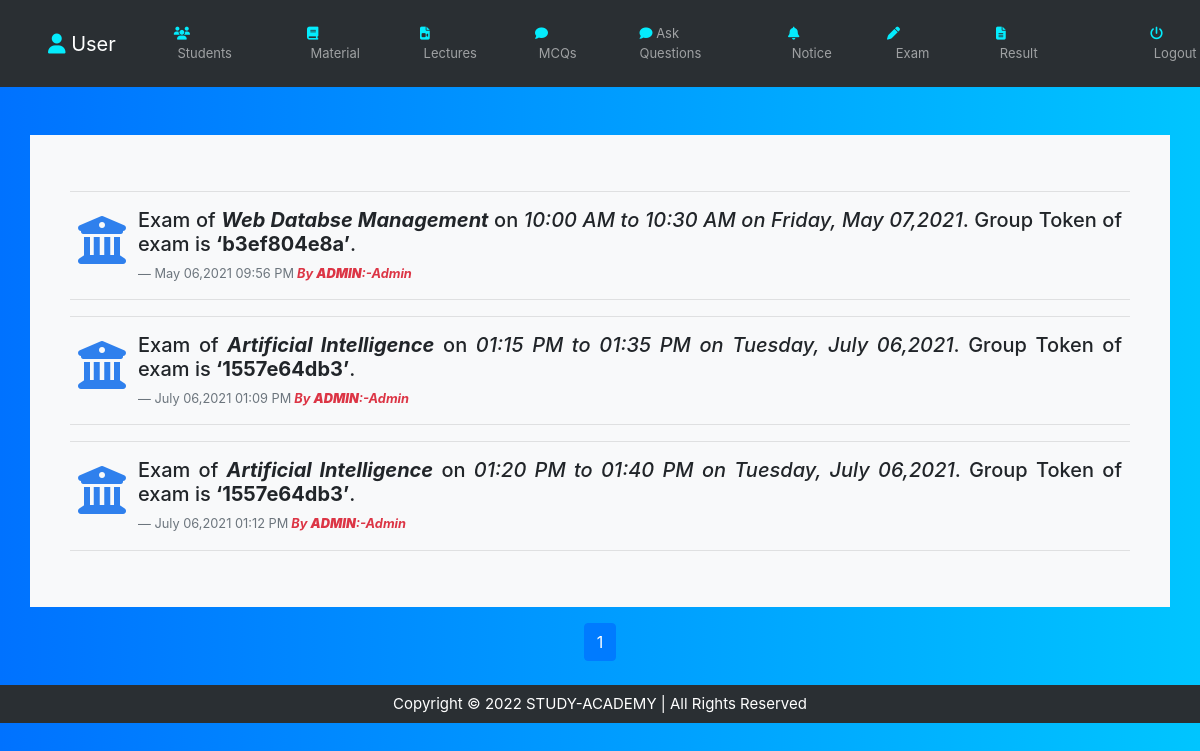
Screenshot of /faculty/notice.php (signed in) with the database file from the repository.
### tables this page shows
CREATE TABLE `notice` (
  `notice_id` int(25) NOT NULL,
  `admin_id` int(25) NOT NULL,
  `d_id` int(25) NOT NULL,
  `notice` text NOT NULL,
  `create_time` datetime NOT NULL DEFAULT current_timestamp(),
  `update_time` datetime DEFAULT NULL
);

### inc/function.php (called while the page is built, shortened)
<?php
require '../db/dbcon.php';
	?>
<?php
function admin_id($admin_id) {
	global $con;
	    $Select_adm = "SELECT admin.username FROM admin WHERE admin_id=$admin_id";
	    $SelectResult = mysqli_query($con, $Select_adm);
	    $row = mysqli_fetch_assoc($SelectResult);
	     return $row['username'];
}
function DateMinute($date)
	{
        return date("F d,Y  h:i A",strtotime($date));
	}
?>

### faculty/notice.php (the view, shortened to what this page needs)
<?php
include '../inc/faculty.php';
require '../db/dbcon.php';
if (isset($_SESSION['d_id']))  {
        $limit=5;
        if (isset($_GET['page'])) {
            $page=safe_string($_GET['page']);
        }else{
            $page=1;
        }
        $offset=($page-1)*$limit;
        $d_id=$_SESSION['d_id'];
?>
<body>
<div class="container mt-5 bg-light p-3">
                <div class="m-2 p-3">
                            <?php
                $pageSql="SELECT * FROM notice WHERE d_id=$d_id";
                $sql1="SELECT * FROM notice WHERE d_id=$d_id LIMIT {$offset},{$limit}";
                    $result1=mysqli_query($con,$sql1);
                    while ($row=mysqli_fetch_assoc($result1)) {
                        $admin_id_com=$row['admin_id'];
                            $adm_name=admin_id($admin_id_com);
                            echo '<hr>
                                <div class="media m-2 text-justify" >
                                     <i class="mt-2 fas fa-university fa-3x" style="color: #2F80ED;">&nbsp;</i>
                                    <div class="media-body">
                                        <h5 >'.$row["notice"].'</h5>
                                        <figcaption class="blockquote-footer">'.DateMinute($row["create_time"]).'<cite title="Source Title" class="font-weight-bold text-danger"> By <b>ADMIN</b>:-'.$adm_name.'</cite>
                                        </figcaption>
                                    </div>
                                </div><hr>
                                ';
                    }
                ?>
                </div>
        </div>
        <div class="container mt-3">
    <?php
        $records1=mysqli_num_rows(mysqli_query($con,$pageSql));
        if ($records1>0) {
            $total_page=ceil($records1/$limit);
            echo'<ul class="pagination justify-content-center">';
            for ($i=1; $i<=$total_page; $i++) {
                if ($i==$page) {
                    $active='active';
                } else{
                    $active="";
                }
                    $PageNo='<li class="page-item '.$active.'"><a class="page-link" href="notices.php?d_id='.$d_id.'&page='.$i.'">'.$i.'</a></li>';
                echo $PageNo;
            }
            echo'</ul>';
            }
    } else {
        echo "<h2 class='text-danger text-center mt-5'>Invalid ID</h2> ";
    }
    ?>
</div>
    <?php include 'footer.php'; ?>

### inc/faculty.php (style rules this page uses)
body { background: #00c6ff; background: linear-gradient(to right, #0072ff, #00c5ff); }

### rows the page displays
notice: notice "Exam of Web Databse Management on 10:00 AM to 10:30 AM on Friday, May 07,2021 . Group Token of exam is ‘b3ef804e8a’ .", create_time "May 06,2021 09:56 PM", admin.username "Admin"
notice: notice "Exam of Artificial Intelligence on 01:15 PM to 01:35 PM on Tuesday, July 06,2021 . Group Token of exam is ‘1557e64db3’ .", create_time "July 06,2021 01:09 PM", admin.username "Admin"
notice: notice "Exam of Artificial Intelligence on 01:20 PM to 01:40 PM on Tuesday, July 06,2021 . Group Token of exam is ‘1557e64db3’ .", create_time "July 06,2021 01:12 PM", admin.username "Admin"
